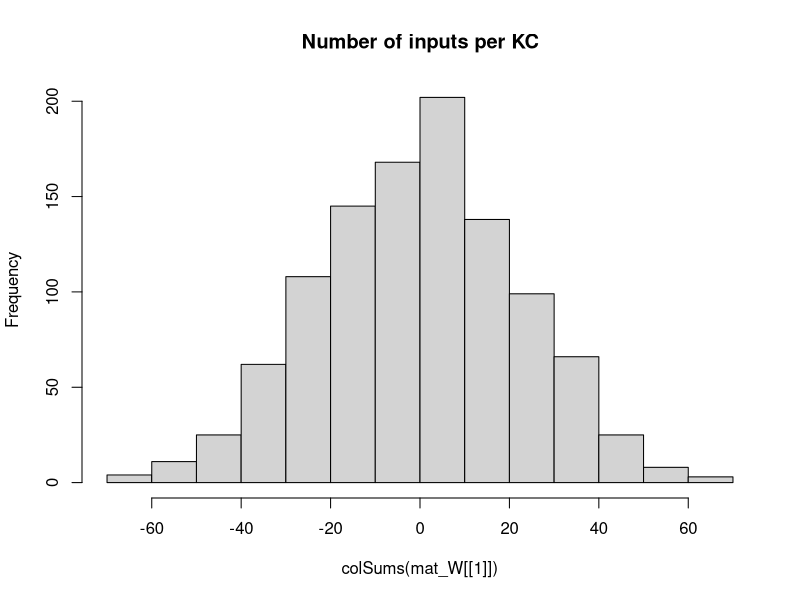

Generate this figure with R: (Note: this script raises an error after producing the figure.)
## Development Code for Willsaw NN image recognition of zfish larva
## KL 2021
## I will implement a MB random kernel NN as in my Ant Navigation paper 
## This Files Trains the weights of  2 Layer Net : Random Expansion Feature Layer (Random Kernel Trick) -> Perceptron Output neuron 
## The connections in L1 Random Sparse Net are data independent, while L2 wights are trained via +ve larva head template samples to filter patterns that look like larva
## The input images are labeled as Fish and non fish according to the folder they are placed.
# Output is saved as pgm images which are then loaded by tracker software so as to implemend the simple classifier net implemended here 

library("pixmap")
library("yaml")



## Initialize the random Weight vector of an L1 (KC) neuron  
init_random_W3 <- function(m, p){
  m <- rnorm(NROW(m),0.0,sd=1) ## larger SD sizes make learning divergent ///#runif(NROW(m))/(10*NROW(m)) ##Weak Synapses
  return (m)
}


## Initialize the random Weight vector of an L1 (KC) neuron  
init_random_W2 <- function(m, p){
  # Draw random Number N of Sampled Inputs From Binomial
  #n <- rbinom(1,length(m),p)
  ## Set N random synapses as inputs to KC
  #idx <- sample(1:length(m),n)
  m <- rnorm(NROW(m),0,sd=1) ## larger SD sizes make learning divergent ///#runif(NROW(m))/(10*NROW(m)) ##Weak Synapses
  ## Likely Stronger Subset
  #m[idx] <- 1#/length(m) #runif(n)/(10*length(m)) #1/NROW(m)
  #print(length(m))
  return (m)
}


## Initialiaze the random Weight vector of an L1 (KC) neuron  
init_sparse_W <- function(m,p){
  # Draw random Number N of Sampled Inputs From Binomial
  n <- rbinom(1,length(m),p)
  ## Set N random synapses as inputs to KC
  idx <- sample(1:length(m),n)
  #m <- runif(NROW(m))/(1000000*NROW(m)) ##Weak Synapses
  ## Likely Stronger Subset
  m[idx] <- 1#/length(m) #runif(n)/(10*length(m)) #1/NROW(m)
  #print(length(m))
  return (m)
}


## Sigmoid//logistic Transfer Function
N_transfer <- function(activation)
{
  return (1/(1 + exp(-activation) ))
}


## Derivative Sigmoid/logistic Transfer Function
N_transfer_D <- function(activation)
{
  return (N_transfer(activation)*(1-N_transfer(activation)) )
}

## Neural Actvation for a layer with Weitgh Matrix W and Input matrix of col vectors -
#  vector of Biases B - This is to a matrix to operate overall all input activations over Inputs in order 
N_activation <- function(X,W,B)
{
  ## If more Than Half input units (based on Avg inputs) is active - then activate KC
  
  #  if ( sum(X) > KC_THRES )
  #    return (1)
  # else
  mat_B <- matrix(B,ncol=ncol(X),nrow=length(B) )
  ## Bias is just another W attached to a fixed Input 1
  return (W%*%X + mat_B)
}

## Copies A Smaller Matrix To the Middle of a larger one - (Pasting Image on larger canvas)
matrix_paste <- function(src,target)
{
  x_offset <- round((ncol(target)- ncol(src))/2 )
  y_offset <- round((nrow(target)- nrow(src))/2 )
  target[ (1+y_offset):(y_offset+nrow(src)),(1+x_offset):(x_offset+ncol(src))] <-src
  return(target)
}


sparse_binarize <- function(X,INPUT_SPARSENESS)
{
  ## Binarize Input Image / Set Sparsensess ##
  pxsparse = 1.0
  thres_bin = mean(X)
  max_iter = 100
  
  while (pxsparse > INPUT_SPARSENESS & max_iter > 0)
  {
    X_bin <-  as.numeric(X > thres_bin)
    pxsparse <- sum(as.numeric(X_bin[X_bin > 0]))/length(X_bin)
    thres_bin = thres_bin + 0.01;
    max_iter = max_iter + 1
  }
  
  
  ##message("Input Sparseness:",pxsparse)
  
  return(X_bin)
}




makeInputMatrix <- function(img_list,inmat_W)
{
  
  ## TRAIN /TEST ##
  img_list <- img_list[,1]
 
  
  
  ## Matrix Of  image Input Vectors  
  mat_X = matrix(0,nrow=ncol(inmat_W[[1]]),ncol=length(img_list) )
  fileidx <- 0
  for (in_img in img_list)
  {
    fileidx= fileidx + 1
    
    imgT <- read.pnm(as.character(in_img) )
    mat_img <- getChannels(imgT)  ## Converted 0..1 real
    X <- as.vector(mat_img)
    ### Add Fixed input 1 - To operate As Adjustable Bias for each input   
    ##X[length(X)] <- 1 # c(as.vector(mat_img),1)
    
    ##message(in_img," Input Dim:", dim(mat_img)[1],"x",dim(mat_img)[2],"=",dim(mat_img)[2]*dim(mat_img)[1])
    
    if (length(X) > n_top_px)
    {
      warning("input sample too big - skipping")
      next
    }
    
    ## If Loaded image is Smaller than INput - Then Resize (paste into) larger Matrix to fit
    if (length(X) < n_top_px)
    {
      ##message("input sample Smaller than Canvas - pasting")
      mat_t <- matrix(0,nrow=img_dim[1],ncol=img_dim[2])
      mat_img <- matrix_paste(mat_img,mat_t)
      ##message("Converted  Dim:", dim(mat_img)[1],"x",dim(mat_img)[2],"=",dim(mat_img)[2]*dim(mat_img)[1])
    }
    
    ##mypic = new("pixmapGrey", size=dim(mat_img),grey = mat_img);plot(mypic)
    ## Convert to Col Vector
    ##X <- sparse_binarize(as.vector(mat_img),INPUT_SPARSENESS)
    X <- as.vector(mat_img)
    
    dim(X) <- c(length(X),1) ## Make into Col Vector
    
    if (length(X) > n_top_px)
    {
      warning(in_img,"Image Too large. Skipping")
      next
    }
    
    stopifnot(length(mat_X[,fileidx]) ==length(X) ) 
    mat_X[,fileidx] <- X # Save In Vector to MAtrix
    
  }## Load All Input Vectors Into Matrix X
  
  return(mat_X)
} ##Make INput List



### EXPORT MAtrix to YAML for !!opencv-matrix##
matrixToYamlForOpenCV <- function(mat)
{
  ##!!opencv-matrix
  strHeader <- "!!opencv-matrix\n rows: %d\n cols: %d\n dt: f\n data:["
  ## Matrix Will Be saved Transposed Because Data serial Reading Order is by row in OpenCV while Here Serialization is By Column
  strHeader <- sprintf(strHeader,nrow(mat),ncol(mat))
  strData = ""
  lineWidth = 100#min(100,length(mat))
  
  ## COMMENTED OUT AS SUDDENLY as.yaml started adding new Lines in data automatically - The following routine does this manually
  # ##Long Strings Need to be broken by New Lines otherwise OPENCV FIle Storage FAils
  # if (length(mat) > lineWidth){
  #   fcon<- tempfile("matrixYaml")
  #   
  #   ## Need to export To TEMP file as string Concat Is too SLOW
  #   for (i in seq(1,length(mat),lineWidth) ){
  #     write(mat[i:min(i+lineWidth-1,length(mat)-1)], file = fcon,ncolumns = 100, append = TRUE, sep = ", ")
  #     ##cat(",",file = fcon, append = TRUE,fill=FALSE)
  #     #strData = paste0(strData, toString(mat[i:min(i+lineWidth,length(mat))],"\n",width=0))
  #   }
  #   ## Join  All Lines Back INto One String - With Newlines and Commas and Intendation
  #   #strData = noquote()
  #   strData = noquote(paste0(
  #                     readLines(con = fcon, n = -1L, ok = TRUE, warn = TRUE, skipNul = FALSE, encoding = "UTF-8"),
  #                            collapse=",\n         ")) ##
  #   #class(strData) <- "verbatim"
  # }else
    
  ## Need to TransposeBecause Data serial Reading Order is by row in OpenCV while Here Serialization is By Column
  strData = toString(t(mat))
  
  
  strRet=  noquote(paste0(strHeader,strData,"]")) 
  
  
  ##Character vectors that have a class of ‘verbatim’ will not be quoted in the output YAML 
  class(strRet) <- "verbatim"
  ##class(strRet) <- "verbatim"
  #write(strRet,file = fcon)  
  return(noquote(strRet) )
}




## Process 2 Layer Network - Return Last Node Output produced for each input image
## Note : Input Layer Is Simplified - No activation function needed or Bias - Input image intentities are taken as activations
## Target_output is vector of desired output for each output Neuron these I chose to be L2_1=1 (Fish) L2_2=1 (Non Fish)
net_proc_images_batch <- function(mat_X,inmat_W,inLayer_Bias,mat_Y,learningRate = 0.0)  
{
  
  L_X     <- list() ## Output Of Layer k
  L_A     <- list() ## Activation of  Layer k
  L_delta <- list()  ## Delta is the "cost attributable to (the value of) that node". 
  L2_out <- list()
  
  scaledEta = learningRate/ ncol(mat_X)
  outError = 0 #'Mean Sq Error Of File Batch'

    ##Input Layer Is Simplified - No activation function needed or Bias - Input image intentities are taken as activations
    ## Due to R hell with numbers ecoming Factors I need to do this tricl
    
    ##Target_output <- mat_Y[fileidx,] 
     
    ## Forward Propagation ##
    ##mat_X[1,] = 1 ## Add COnst Input so W_i operates as a Bias IxW 
   ##  matrix of output Col vectors correspond to output
    for (l in 1:(N_Layers+1) )
    {
      if (l == 1) ## 1st Layer is INput 
      {
        ##Activation 
        L_A[[1]] <- mat_X
        L_X[[1]] <- mat_X##N_transfer(X-0.5)
        
      }else
      {
        #L_X[[l-1]][1,] = 1 ##No Need - Removed for TEST/ Add COnst Input so W_i operates as a Bias IxW
        ## Idx k for Bias and W are advanced +1 - 
        L_A[[l]] <- N_activation(L_X[[l-1]], inmat_W[[l-1]], inLayer_Bias[[l-1]] )
        
        L_X[[l]] <- N_transfer( L_A[[l]])
        
      }
    }
    MSQError =  sum(((mat_Y) - L_X[[N_Layers+1]] )^2)/ ncol(mat_X)

    ## Note Indexes L_X and mat/biases are off by one because LX_1 is considerened an input layer, while neural layer is l=2
    
    ### Back Propagation ###
    for (l in (N_Layers):1 )
    {
      ##On Output Layer
      if (l == (N_Layers))
      {
        ## Element Wise Product (hadamart Product)   // SIGMOID * COST_Derivative ( squared error cost function wrt activations)
        L_delta[[l]] <- ( N_transfer_D( L_X[[l+1]] )   * (L_X[[l+1]] - mat_Y)) ##*N_transfer_D(L_X[[l]])
      }else{
        #L_delta[[l]] <- L_delta[[l+1]] %*% t(mat_W[[l]])*N_transfer_D(L_X[[l]])
        L_delta[[l]] <-   t(t(L_delta[[l+1]]) %*%(inmat_W[[l+1]])*t(N_transfer_D( L_X[[l+1]] )))    ## %*% t(N_transfer_D(L_X[[l-1]]) )
      }
      
      dE <- (L_delta[[l]])%*%t(L_X[[l]])  ##Instead of L_A[
      dW <- (scaledEta)*dE 
      ##Add average change over batch samples
      inmat_W[[l]] <- inmat_W[[l]] -  dW ##length(img_list)

      ## Error Non-Conform
      inLayer_Bias[[l]] <- inLayer_Bias[[l]] - rowSums( scaledEta*(L_delta[[l]]) )  
      ##if (l==1)
      ##  hist(dW)
    }
    
    #hist(Layer_Bias[[1]])
    #if (fileidx %% 10 == 0)  
    #  hist(inmat_W[[1]], main="After")
    
    
    ## Forward Propagation ## 
    # L1 <- N_transfer(N_activation(mat_X, inmat_W[[1]],inmat_B[[1]]  ) ) ## v_Layer_Bias[i] matrix(rep(,nrow(mat_X)),nrow=nrow(mat_X) )  
    # ## L2 matrix of output Col vectors correspond 
    # L2 <-  N_transfer(N_activation(L1,inmat_W[[2]] ,  inmat_B[[2]] )  )  
    # 
    # MSQError =  sum(((mat_Y) - L2 )^2)/ ncol(mat_X)
    # 
    ## Forward Propagation ##
    ##  matrix of output Col vectors correspond to output
    for (l in 1:(N_Layers+1) )
    {
      if (l == 1) ## 1st Layer is INput 
      {
        ##Activation 
        L_A[[1]] <- mat_X
        L_X[[1]] <- mat_X ##N_transfer(X-0.5)
        
      }else
      {
        L_A[[l]] <- N_activation(L_X[[l-1]], inmat_W[[l-1]], inLayer_Bias[[l-1]] )
        stopifnot(!any(is.nan( L_A[[l]]))) ##Check LAST W update did not cause NAN
        L_X[[l]] <- N_transfer( L_A[[l]])
        stopifnot(!any(is.nan(L_X[[l]]))) ##Check For NAN
      }
    }
    MSQError =  sum(((mat_Y) - L_X[[N_Layers+1]] )^2)/ ncol(mat_X)
    
    
    
    
    ##message("Recognition Output for Img ",in_img," is F:",L_X[[3]][1]," non-F:",L_X[[3]][2]," Active KC:",L2_out[[fileidx]]$KC_active/N_KC )
    #dim(X) = img_dim##dim(mat_img)
    
    
    #image(X_bin)
    #title(main = paste(in_img,strRes," R:",L2_Neurons_out[1]-L2_Neurons_out[2]), font.main = 4)
  
  
  lout <- list(X=mat_X,
               W=inmat_W,
               B=inLayer_Bias,
               output= L_X[[N_Layers+1]],
               outputActivation= L_A[[N_Layers+1]],
               Target=mat_Y,
               #out=data.frame( do.call(rbind,L2_out ) ),
               MSQError=MSQError )
  
  #MSQError =  sum(((mat_Y) - L2)^2)/nrow(mat_X)
  
  return(lout  )
}



img_dim <- c(38,28)

dInitialLearningRate    <- dLearningRate <- 0.0001
n_top_px <- img_dim[2]*img_dim[1]
N_KC = round(n_top_px*5) ## Number of Kenyon Cells (Input layer High Dim Coding)
#N_SYN_per_KC <- 50 NOT USED  #ONLY FOR L1-2  n_top_px/500 ## Number of pic Features each KC neuron Codes for
#KC_THRES <- N_SYN_per_KC*0.25 ## Number of INput that need to be active for KC to fire/Activate
#v_Layer_N2 <- c(n_top_px, N_KC, 2)
###THESE SETTINGS L=5 (500,300,100,20, 2) WORKED WITH eta=10e-4
v_Layer_N <- c(n_top_px, 500,300,100,20, 2) ##number of Units per layer (assume fully connected with Normal Dist of Strength)
N_Layers <- length(v_Layer_N)-1
#v_Layer_CON <- c(N_SYN_per_KC/n_top_px,)
Layer_Bias <- list() ## Number of INput that need to be active for Neuron to fire/Activate
INPUT_SPARSENESS = 0.25


batchSize = 132 # Number of Training IMages for Each Leanring Episode (which will define error graident )
Nbatches = 1500 ## Number of random batchs (of size batchSize) to repeat training over
trainingN = 100 ## Training Cycles For Each Batch



mat_W <<- list() # List Of Weight Matrices

## Make Sparse Random Synaptic Weight matrix Selecting Inputs for each KC
for (k in 1:N_Layers)
{
  mat_W[[k]] <- matrix(0,ncol=v_Layer_N[k],nrow=v_Layer_N[k+1])
  ## Init Random
  if (k==1)
    mat_W[[k]] <-t(apply(mat_W[[k]],1,init_random_W2,0)) ## ##t(apply(mat_W[[k]],1,init_sparse_W,N_SYN_per_KC/n_top_px)) ##
  
  if (k==2)
    mat_W[[k]] <- t(apply(mat_W[[k]],1,init_random_W2,0)) ##
  
  if (k>=3)
    mat_W[[k]] <- t(apply(mat_W[[k]],1,init_random_W3,0)) ##
  
    
  Layer_Bias[[k]] <- matrix(1,ncol=1,nrow=v_Layer_N[k+1] )  #rep(1,) ## Initialiaze Neural Biases
}

#hist(mat_W[[3]])
hist(colSums(mat_W[[1]]),main="Number of inputs per KC")

##Layer 2 (Output Perceptron)
#L2_Neurons <<- 2

### RUN BATCH TRAINING ###
## Apply Input Image ##
## list training files 
setwd("/home/kostasl/workspace/zebrafishtrack/Rplots")
sPathTrainingSamples="../img/trainset/fish"
sPathTrainingSamplesB="../img/trainset/fish_B"
sPathTrainingNonSamples="../img/trainset/nonfish/"
sPathTrainingNonSamplesB="../img/trainset/nonfish_B/"
sPathTestingSamplesFish="../img/fish/"
sPathTestingSamplesNonFish="../img/nonfish/"


#load(file="fishNetL3.RData")
#load(file=paste0("fishNetL",7,"-B.RData"))

img_list_train_fish =  cbind(files=list.files(path=sPathTrainingSamples,pattern="*pgm",full.names = T),F=1,NF=0)
img_list_train_fishB =  cbind(files=list.files(path=sPathTrainingSamplesB,pattern="*pgm",full.names = T),F=1,NF=0) 
img_list_test_fish = cbind(files=list.files(path=sPathTestingSamplesFish,pattern="*pgm",full.names = T),F=1,NF=0)
img_list_train_nonfish =   cbind(files=list.files(path=sPathTrainingNonSamples,pattern="*pgm",full.names = T),F=0,NF=1)
img_list_train_nonfishB =   cbind(files=list.files(path=sPathTrainingNonSamplesB,pattern="*pgm",full.names = T),F=0,NF=1)
img_list_test_nonfish =  cbind(files=list.files(path=sPathTestingSamplesNonFish,pattern="*pgm",full.names = T),F=0,NF=1)

## A Small Sample set for Testing the Algorithm Discrimiation between X and 1 
img_list_train_ones <-  cbind(files=list.files(path="../img/trainset/ones/",pattern="*pgm",full.names = T),F=1,NF=0)
img_list_train_X <-  cbind(files=list.files(path="../img/trainset/X/",pattern="*pgm",full.names = T),F=0,NF=1)

img_list_debug_f <-  cbind(files=list.files(path="../img/debug/fish/",pattern="*pgm",full.names = T),F=1,NF=0)
img_list_debug_nf <-  cbind(files=list.files(path="../img/debug/nonfish/",pattern="*pgm",full.names = T),F=0,NF=1)


img_list_all <- rbind.data.frame(img_list_train_fish,
                                 img_list_train_fishB,
                                 img_list_test_fish,
                                 img_list_train_nonfish,
                                 img_list_train_nonfishB,
                                 img_list_test_nonfish,stringsAsFactors = FALSE) #
#img_list_train <- rbind.data.frame(img_list_train_fish,img_list_test_fish,img_list_train_nonfish,img_list_train_nonfish,stringsAsFactors = FALSE)
#img_list_test=  list.files(path=sPathTestingSamples,pattern="*pgm",full.names = T) Samples ##


img_list_train <- rbind.data.frame(img_list_train_fish,
                                   img_list_train_fishB,
                                   img_list_train_nonfish,
                                   img_list_train_nonfishB, stringsAsFactors = FALSE) #
#img_list_train <- rbind.data.frame(img_list_train_ones,img_list_train_X)
#img_list_all <- rbind.data.frame(img_list_train_fish,stringsAsFactors = FALSE)
#img_list_train <-  rbind.data.frame(img_list_debug_f,img_list_debug_nf)


lFitError <- list()
dfitRecord <- data.frame()

vTrainingError <- vector()
## Subset INput LIst Into Batches
rIdx = 1

### Start Main FishNet TRAINING LOOP ###
for (b in 1:Nbatches)
{
  ##Make Matrix -For All net inputs
  ## Balance Random Batch Sample Equally between Classes  ##
  img_list_suffled <- img_list_train[sample(1:nrow(img_list_train)),] #rbind.data.frame((img_list_train[img_list_train$F == 1,])[sample(1:(batchSize/2)),] , (img_list_train[img_list_train$NF == 1,])[sample(1:(batchSize/2)),] )
  ##Select Subset Batch
  img_list_suffled <- head(img_list_suffled,batchSize)
  
  mat_X <- makeInputMatrix(img_list_suffled,mat_W)
  
  label_list <-cbind.data.frame(F=(img_list_suffled[,2]),NF=(img_list_suffled[,3]) )##Target output/labels
  mat_Y <- t(apply(as.matrix(label_list),2,strtoi))  

  message("~~~~ Learning Rate: ",dLearningRate)

  
  for (i in 1:trainingN)
  {  
    
    #dLearningRate    <- dInitialLearningRate/i
    
    
    # TRAIN On Fish 
    dnetout <- net_proc_images_batch(mat_X, mat_W, Layer_Bias, mat_Y, dLearningRate )
    mat_W   <<- dnetout$W
    mat_B   <<- dnetout$B

    #message(fileidx,". MSQERR:",MSQError,"  ", L2_out[[fileidx]]$L2_F, "-", L2_out[[fileidx]]$L2_NF, " ERR: ", L2_out[[fileidx]]$Err ," ",in_img)
    ## Evaluate Fraction Correct - Check If Fish Out Neuron Is Maximum - Compare to Target Vector 
    vclassOut <- apply(dnetout$output,2,function(x){ if(which(x== max(x) )==2) return(0) else return(1) })
    fractCorrect <- sum(dnetout$Target[1,] == vclassOut)/length(vclassOut)
    
    message(rIdx,". MSQERR:",dnetout$MSQError,", % Correct: ",fractCorrect)
  

    vTrainingError[rIdx] = dnetout$MSQError  #plot(unlist(dnetout$out$MSERR),main=paste(i,"Mean SQ Err"))
    rIdx = rIdx +1
    
    plot(vTrainingError,ylim=c(0.00001,1),type="l",log="y") #ylim=c(0,1)xlim=c(0,trainingN*Nbatches)
    
  }## Repeated Training On Batch 
  
  ##Mark End Of Batch
  points(length(vTrainingError),tail(vTrainingError,1),ylim=c(0.00001,1),type="p",log="y") #ylim=c(0,1)xlim=c(0,trainingN*Nbatches)
} ## Different Batch Suffles  

save.image(file=paste0("fishNetL",N_Layers,"-B.RData"))

plot(c) #ylim=c(0,1)





### VALIDATE Calc Final Performance ###

##Select Subset Batch
img_list_suffled <-rbind.data.frame(img_list_debug_f,img_list_debug_nf)## img_list_train_nonfish#img_list_all[sample(1:nrow(img_list_all),50 ),] #img_list_test_nonfish #img_list_test_nonfish # ##img_list_all[sample(1:nrow(img_list_all),100 ),]# 
mat_X <- makeInputMatrix(img_list_suffled,mat_W)
label_list <-cbind.data.frame(F=(img_list_suffled[,2]),NF=(img_list_suffled[,3]) )##Target output/labels
mat_Y <- t(apply(as.matrix(label_list),2,strtoi))
# 
# ## TODO : Move this in Funct - Use One MAtrix For Net -Matrix Of Biases
# mat_B <- list()
# for (k in 1:N_Layers)
#   mat_B[[k]] <- matrix(Layer_Bias[[k]],ncol=ncol(mat_X),nrow=length(Layer_Bias[[k]]) )


dLearningRate    <- 0.0
# TRAIN On Fish 
#for (i in 1:1000)
#{
  dnetoutV <- net_proc_images_batch(mat_X, mat_W, Layer_Bias, mat_Y, dLearningRate )
  mat_W <-      dnetoutV$W
  Layer_Bias <- dnetoutV$B
  vclassOut <- apply(dnetoutV$output,2,function(x){ if(which(x== max(x) )==2) return(0) else return(1) })
  fractCorrect <- sum(dnetoutV$Target[1,] == vclassOut)/length(vclassOut)
  
  message("~~~~~~~~~ Validation. MSQERR:",dnetoutV$MSQError,", % Correct: ",fractCorrect," ~~~~~~~~~~~~~")
#}

  
hist(dnetoutV$Target - N_transfer( dnetoutV$output) )




## FOR EXPORT MATRICES TO YAML SO THEY CAN BE LOADED INTO TRACKER  ##
fishNet <- list(NLayer=length(dnetout$W))
for (l in 1:fishNet$NLayer)
{
  fishNet[[paste0("LW",as.character(l))]] = dnetout$W[[l]]
  fishNet[[paste0("LB",as.character(l))]] = dnetout$B[[l]]
  attr(fishNet[[paste0("LW",as.character(l))]], "tag") <- "!!opencv-matrix" ##Adding tags Also Change The Header to Verbatim, which does not work in OPENCV
  attr(fishNet[[paste0("LB",as.character(l))]], "tag") <- "!!opencv-matrix" ##Adding tags Also Change The Header to Verbatim, which does not work in OPENCV
}



#fishNet <- list(LW1=Layer_Bias[[2]]
#)
## EXPORT TO YAML FOR OPENCV - Custom/hacked exporter routine specific to OPENCV
  filename <- "fishNet.yml"
  con <- file(filename, "w")
  message("Exporting to YAML-Wait for it , this may take a while...")
  write("%YAML:1.0",con) ##Header Is necessary For OPENCV 
  ## Indentation Needs to be 3
  str_yaml<- noquote(as.yaml(fishNet, handlers=list(matrix=matrixToYamlForOpenCV), line.sep="\n",indent=3,unicode=F))
  #  CLEAN UP String FRom Escape Chars
  ## the Var Type tag !!opencv-matrix needs to be on same line as vairable Name - For OpenCV file store - FIX
  str_yaml <- gsub("\n  !!opencv-matrix","!!opencv-matrix",str_yaml,fixed = T)
  str_yaml <- gsub("\\n","\n",str_yaml,fixed = T)## Remove Escaped NewLines
  str_yaml <- gsub("\"","",str_yaml,fixed = T)#Remove Quates

  write(noquote(str_yaml),con,append=TRUE) ##Header Is necessary For OPENCV 
  close(con)





  
  
  
  
  
  
  
  ############## 


  
  
